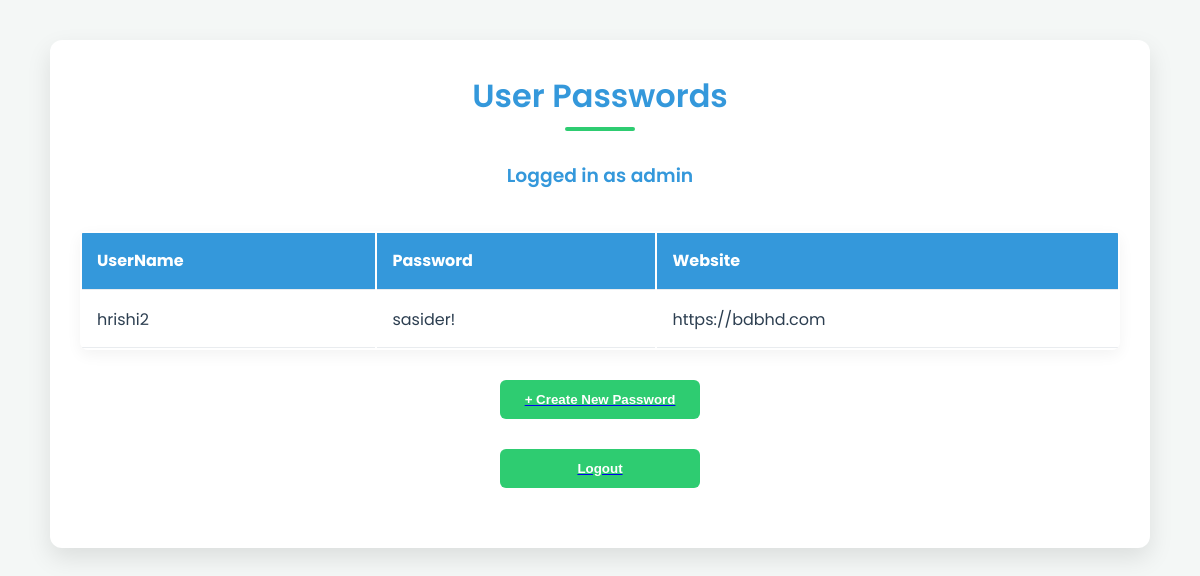
Before: /dashboard/ (signed in) with the older database file.
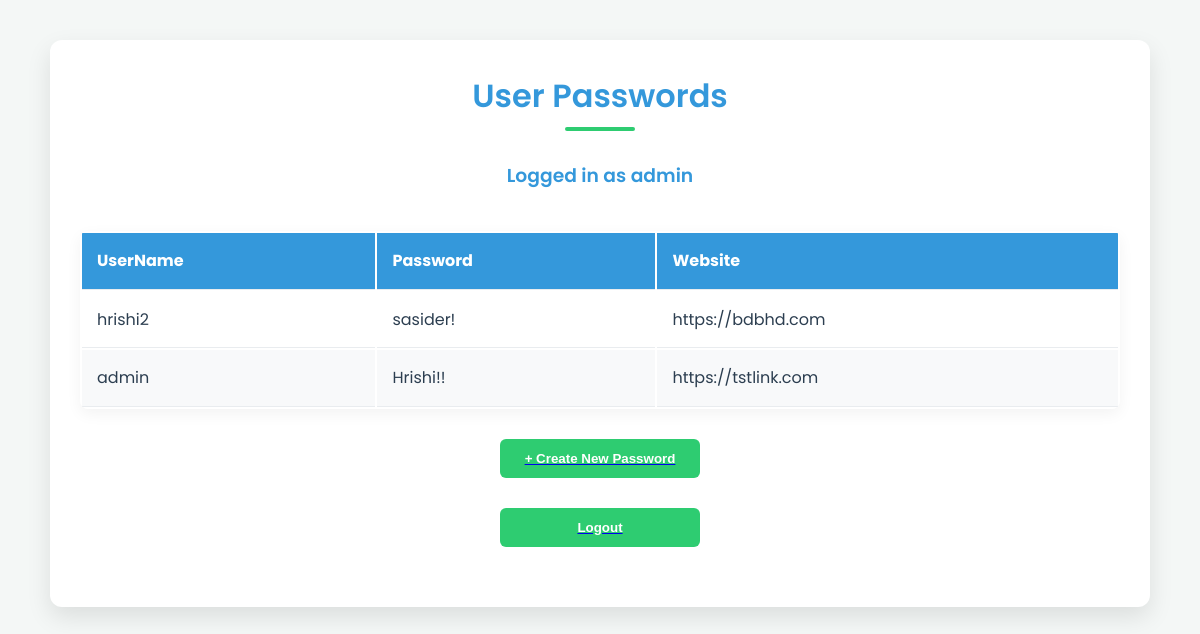
After: the same page with the newer database file.
### PmApp/models.py (models this page shows)
class Passwd(models.Model):
    name=models.CharField(max_length=200)
    link=models.URLField()
    password=models.CharField(max_length=500)
    userid = models.ForeignKey(User, on_delete=models.CASCADE,default=None)
    def __str__(self):
        return self.name

### PmApp/views.py (the view)
# urls.py: path('dashboard/',views.dashboard,name='dashboard')
@login_required(login_url='login') # Redirect to login if not authenticated
def dashboard(request):
    messages.success(request, f"Logged in as {request.user}")
    user_pass = Passwd.objects.filter(userid=request.user)
    return render(request, 'dashboard.html', {'user_pass': user_pass})

### templates/dashboard.html (shortened to what this page needs)
    <!DOCTYPE html>
<html lang="en">
<head>
</head>
<body>
    <div class="container">
        <h1>User Passwords </h1>
        {% if user_pass %}
        <h3>Logged in as {{ user.username }}</h3>
        <table class="password-table">
            <thead>
                <tr>
                    <th>UserName</th>
                    <th>Password</th>
                    <th>Website</th>
                </tr>
            </thead>
            <tbody>
                {% for pass in user_pass %}
                <tr>
                    <td>{{ pass.name }}</td>
                    <td>{{ pass.password }}</td>
                    <td>{{ pass.link }}</td>
                </tr>
                {% endfor %}
            </tbody>
        </table>
        {% else %}
        <p>No passwords found for this user.</p>
        {% endif %}
        <a href="{% url 'add' %}">
            <button class="create-button">+ Create New Password</button>
        </a>
        <a href="{% url 'logout' %}">
            <button class="create-button">Logout</button>
        </a>
    </div>
</body>
</html>

Changed rows visible on the page:
added Passwd: name "admin", password "Hrishi!!", link "https://tstlink.com"
